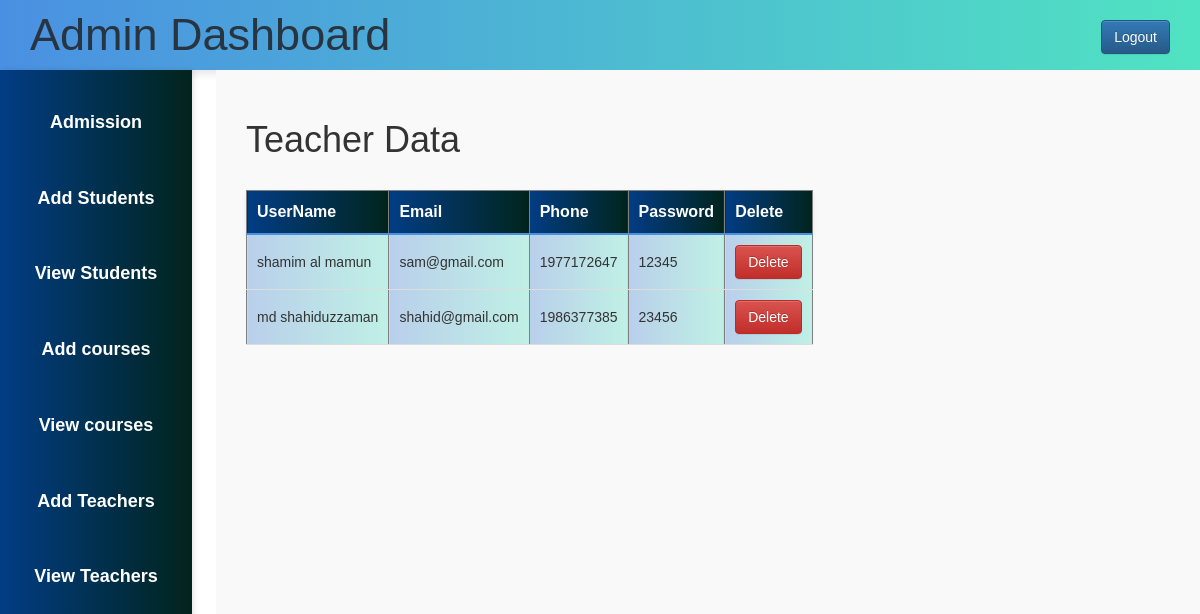
Screenshot of /teacher/view_teacher.php (signed in) with the database file from the repository.
### tables this page shows
CREATE TABLE `users` (
  `id` int(11) NOT NULL,
  `username` varchar(50) DEFAULT NULL,
  `phone` int(30) DEFAULT NULL,
  `email` varchar(50) DEFAULT NULL,
  `usertype` varchar(50) DEFAULT NULL,
  `password` varchar(50) DEFAULT NULL
);

### teacher/view_teacher.php (the view, shortened to what this page needs)
<?php
$host="localhost";
$user="root";
$password="";
$db="e-schoolproject";
$data=mysqli_connect($host,$user,$password,$db);
$sql="select * from users where usertype='teacher'";
$result=mysqli_query($data,$sql);
?>
<!DOCTYPE html>
<html>
<head>
    <?php
    include 'admin_css.php';
    ?>
</head>
<body>
<?php
 include 'admin_sidebar.php';
 ?>
    <div class="content">
       <h1>Teacher Data</h1><br>
       <table border="1px">
            <tr>
                <th class="table_th">UserName</th>
                <th class="table_th">Email</th>
                <th class="table_th">Phone</th>
                <th class="table_th">Password</th>
                <th class="table_th">Delete</th>
            </tr>
            <?php
            while($info=$result->fetch_assoc()){
            ?>
            <tr>
                <td class="table_td">
                    <?php
                    echo "{$info['username']}"
                    ?>
                </td>
                <td class="table_td"><?php
                    echo "{$info['email']}";
                    ?></td>
                <td class="table_td"><?php
                    echo "{$info['phone']}";
                    ?></td>
                <td class="table_td"><?php
                    echo "{$info['password']}";
                    ?></td>
                <td class="table_td"><?php
                    echo "<a onClick=\"javascript:return confirm('Are you sure to delete this? ');\" class='btn btn-danger' href='delete_teacher.php?teacher_id={$info['id']}'>Delete</a>";
                    ?></td>
            </tr>
            <?php
            }
            ?>
       </table>
    </div>
</body>
</html>

### admin/admin.css (style rules this page uses)
* { margin: 0; padding: 0; box-sizing: border-box; font-family: Arial, sans-serif; }
a, a:hover { text-decoration: none !important; }
.content { margin-left: 18%; padding: 30px; background: #F9F9F9; min-height: 100vh; transition: margin-left 0.3s; }
.header, .content { transition: padding 0.3s; }

### teacher/view_teacher.php (style rules this page uses)
.table_th { padding: 10px; font-size: 16px; margin-left: 9%; background: linear-gradient(to right, #023d85, #01241c); color: white; text-align: left; border-bottom: 2px solid #4A90E2; box-shadow: 0 4px 6px rgba(0, 0, 0, 0.1); }
.table_td { padding: 10px; background: linear-gradient(to right, #b9cfea, #bff0e5); border-bottom: 1px solid #ddd; transition: background-color 0.3s; }

### rows the page displays
users: username "shamim al mamun", email "sam@gmail.com", phone "1977172647", password "12345"
users: username "md shahiduzzaman", email "shahid@gmail.com", phone "1986377385", password "23456"
